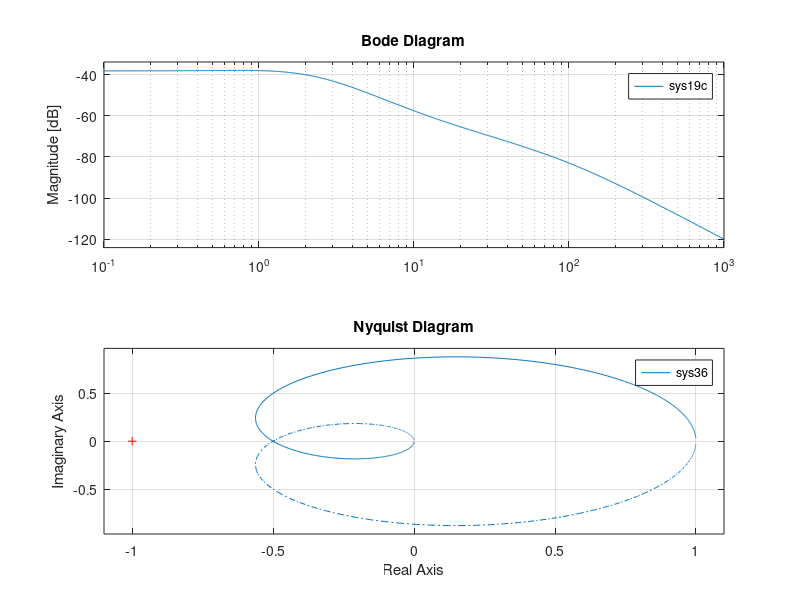

MATLAB code to generate this figure:
%%hw #8
sys18 = tf([1],[1 0 0]);
nyquist(sys18)
%%
%sysnotes = tf([1],[1 0])*tf([1],[1 2 1]);
%nyquist(sysnotes)
%%
sys18b = tf([1],[1 0 .1]);
nyquist(sys18b)
%%
sys19a = tf([1 2],[1 10]);
bode(sys19a)
nyquist(sys19a)
%%
sys19b = tf([1],[1 10])*tf([1],[1 2])*tf([1],[1 2]);
bode(sys19b);
nyquist(sys19b)
%%
sys19c = tf([1 10],[1 100])*tf([1 1],[1 2])*tf([1],[1 2])*tf([1],[1 2]);
bode(sys19c);
nyquist(sys19c)
%%
sys35 = tf([3],[1 0])*tf([1],[1 1])*tf([1],[1 3]);
nyquist(sys35)
%rlocus(sys35)
%%
sys36 = tf([1 1],[1 -1])*tf([1],[1 -1]);
nyquist(sys36)